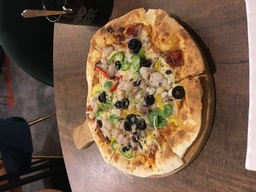
#> input picture upload/filename.jpg, 256 x 192 px, shrunk from 4032 x 3024 before the run
$ python imageCalculate.py 5 5 5
#> lines starting #> are read from the running program, lines starting #| are printed output that depends on the picture
import json
from cv2 import cv2
import matplotlib.pyplot as plt
from skimage import io,color
import numpy as np
from PIL import Image
import imageio
from math import tanh
from scipy import signal
import os
import requests
import sys
from numba import jit
import time

params = {
    'sigmaBF': int(sys.argv[1]),
    'phieqCQ': int(sys.argv[2]),
    'sigmaDE': int(sys.argv[3]),
}

def variableCalculate(percentage, max, reverse):
    if reverse:
        if percentage == 100:
            return 1
        elif percentage > 0:
            return (1-percentage/100)*max
        else:
            return max
    else:
        if percentage > 0:
            return percentage / 100 * max
        else:
            return 1

# Parameters
filepath = "./upload/filename.jpg"

# Bilateral filter
s = 8
sigmacolor = sigmaspace = variableCalculate(params['sigmaBF'], 20, False)

# Color quantization
phieq = variableCalculate(params['phieqCQ'], 16, False)

# Dog edge detection
sigma = variableCalculate(params['sigmaDE'], 4, True)
phie = 5  # typically [0.75,5] controls the sharpness of the activation falloff
tau = 0.981 # typically [0,1] control the center-sourround difference required for cell activation

def loadingImage():
    rgb = io.imread('./upload/filename.jpg')
#> rgb is the input picture: shape (192, 256, 3); mean R, G, B 118.6, 93.4, 72.4
    lab = color.rgb2lab(rgb) # img_array, RGB-image = MxNx3
#> lab: shape (192, 256, 3) float64; mean of channels 0, 1, 2 40.6, 7.4, 15.4
    L, a, b = lab[:,:,0], lab[:,:,1], lab[:,:,2]
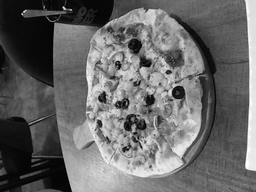
#> L: shape (192, 256) float64; min 0, max 99.16, mean 40.6; drawn with min black and max white
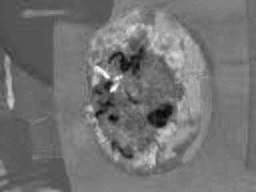
#> a: shape (192, 256) float64; min -23.96, max 45.25, mean 7.4; drawn with min black and max white
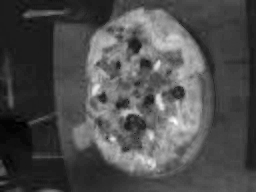
#> b: shape (192, 256) float64; min -8.26, max 68.77, mean 15.4; drawn with min black and max white
    m1, n1 = L.shape
#> m1 = 192; n1 = 256
    L0 = np.float32(L)
    Quantum = np.zeros((m1, n1))
    D = np.zeros((m1,n1))

    L = np.float32(L)
    a = np.float32(a)
    b = np.float32(b)

    def gauss2D(shape,sigma):
        m,n = [(ss-1.)/2. for ss in shape]
        y,x = np.ogrid[-m:m+1,-n:n+1]
        h =np.exp(-(x*x + y*y)/(2.*sigma*sigma) )
        h[ h < np.finfo(h.dtype).eps*h.max() ] = 0
        sumh = h.sum()
        if sumh != 0:
            h /= sumh
        return h
    imge = signal.convolve(L0, gauss2D((5,5),sigma), mode = 'same')
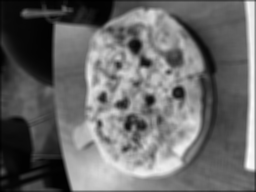
#> imge: shape (192, 256) float64; min 1.5, max 95.5, mean 40.2; drawn with min black and max white
    imgr = signal.convolve(L0, gauss2D((5,5),sigma * 1.5), mode = 'same')


    for i in range(3): # channel = 3, line 43
        L = cv2.bilateralFilter(L, s, sigmacolor, sigmaspace)
        a = cv2.bilateralFilter(a, s, sigmacolor, sigmaspace)
        b = cv2.bilateralFilter(b, s, sigmacolor, sigmaspace)


    @jit(nopython=True)
    def CQCalculate(input):
        def qnearest(f):
            q=0
            if f>=0 and f<5:
                q=0
            elif f>=5 and f<15:
                q=10
            elif f>=15 and f<25:
                q=20
            elif f>=25 and f<35:
                q=30
            elif f>=35 and f<45:
                q=40
            elif f>=45 and f<55:
                q=50
            elif f>=55 and f<65:
                q=60
            elif f>=65 and f<75:
                q=70
            elif f>=75 and f<85:
                q=80
            elif f>=85 and f<95:
                q=90
            elif f>=95 and f<100:
                q=100
            return q

        return qnearest(input)+5*tanh((input-qnearest(input))/phieq)

    @jit(nopython=True)
    def DoGCalculate(a, b):
        if a - tau * b > 0:
            return 1
        else:
            return 1 + tanh((a - tau * b) * phie)

    for i in range(m1):
            for j in range(n1):
                Quantum[i,j]=CQCalculate(L[i,j])

                D[i,j] = DoGCalculate(imge[i,j], imgr[i,j])
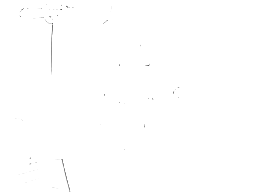
#> D: shape (192, 256) float64; min 0.351, max 1, mean 0.999


    L = Quantum

    lab3 = lab
    lab3[:,:,0] = L
#> lab3: shape (192, 256, 3) float64; mean of channels 0, 1, 2 40.6, 7.4, 15.4
    lab3[:,:,1] = a
#> lab3: shape (192, 256, 3) float64; mean of channels 0, 1, 2 40.6, 7.4, 15.4
    lab3[:,:,2] = b
#> lab3: shape (192, 256, 3) float64; mean of channels 0, 1, 2 40.6, 7.4, 15.4

    rgbFinal = color.lab2rgb(lab3)


    imgFinal = Image.new('RGB', (n1, m1), 'black')
#> imgFinal: PIL image 256x192 RGB; every value is 0
    pixel = imgFinal.load()
    for i in range(m1):
        for j in range(n1):
            if D[i,j] < 0.1:
                r = g = b = 255 * D[i,j]
            else:
                r = 255 * rgbFinal[i, j, 0]
                g = 255 * rgbFinal[i, j, 1]
                b = 255 * rgbFinal[i, j, 2]

            pixel[j,i] = int(r), int(g), int(b)

    imageio.imwrite('./upload/final.jpg', imgFinal)


st3 = time.time()
loadingImage()
st4 = time.time()

runtime = st4 -st3

resultList = {
    'sigmaBF': sigmacolor,
    'phieqCQ': phieq,
    'sigmaDE': sigma,
    'runTime': runtime,
    'isOk': True,
    'message': 'Image calculate success'
}

result = json.dumps(resultList, ensure_ascii=False)

print(result)

sys.stdout.flush()
